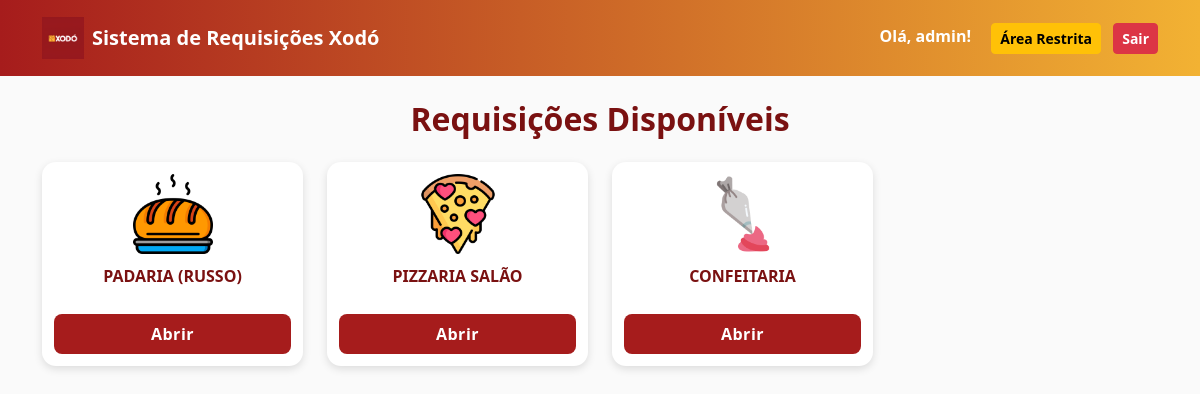
The app's page / (signed in) with its own data.
### core/models.py (models this page shows, shortened)
class Requisition(models.Model):
    name = models.CharField(max_length=100)
    description = models.TextField(blank=True)
    image = models.ImageField(upload_to="requisitions/", null=True, blank=True)
    icon = models.ImageField(upload_to="icons/", null=True, blank=True)
    created_at = models.DateTimeField(auto_now_add=True)

### core/views.py (the view)
# urls.py: path("", views.requisition_list, name="requisition_list"),
@login_required
def requisition_list(request):
    requisitions = Requisition.objects.all()
    pending_orders = 0
    if request.user.is_staff:
        pending_orders = Order.objects.filter(is_read=False).count()
    return render(request, "user/requisition_list.html", {
        "requisitions": requisitions,
        "pending_orders": pending_orders
    })

### core/templates/user/requisition_list.html (shortened to what this page needs)
{% extends "base.html" %}
{% load static %}
{% block content %}
<h2 class="text-center fw-bold mb-4" style="color: var(--xodo-red-dark);">
    Requisições Disponíveis
</h2>
<div class="row g-4">
    {% for req in requisitions %}
    <div class="col-6 col-md-4 col-lg-3">
        <div class="req-card">
            {% if req.icon %}
                <img src="{{ req.icon.url }}" class="req-img" alt="Ícone">
            {% elif req.image %}
                <img src="{{ req.image.url }}" class="req-img" alt="Imagem">
            {% else %}
                <img src="{% static 'default_icon.png' %}" class="req-img">
            {% endif %}
            <div class="req-title">{{ req.name }}</div>
            <a href="{% url 'requisition_detail' req.id %}" class="req-btn">
                Abrir
            </a>
        </div>
    </div>
    {% endfor %}
</div>
{% endblock %}

### core/templates/base.html (shortened to what this page needs)
{% load static %}
<!DOCTYPE html>
<html lang="pt-br">
<head>
    <link href="https://cdn.jsdelivr.net/npm/bootstrap@5.3.3/dist/css/bootstrap.min.css" rel="stylesheet">
</head>
<body>
<nav class="navbar xodo-navbar mb-4">
    <div class="container d-flex justify-content-between">
        <a href="/" class="navbar-brand d-flex align-items-center text-white fw-bold">
            <img src="{% static 'logo_xodo.png' %}" class="xodo-logo me-2">
            Sistema de Requisições Xodó
        </a>
        {% if user.is_authenticated %}
            <div>
                <span class="nav-user me-3">Olá, {{ user.username }}!</span>
                {% if user.is_staff %}
                <a href="/xodo-admin/" class="btn btn-warning btn-sm fw-bold me-2">
                    Área Restrita
                </a>
                {% endif %}
                <a href="/logout/" class="btn btn-danger btn-sm fw-bold">Sair</a>
            </div>
        {% endif %}
    </div>
</nav>
<div class="container mb-5">
    {% block content %}{% endblock %}
</div>
</body>
</html>

### core/templates/base.html (style rules this page uses)
:root { --xodo-red: #a61c1c; --xodo-red-dark: #7a1111; --xodo-yellow: #f2b233; }
body { background: #fafafa; }
.xodo-navbar { background: linear-gradient(90deg, #A61C1C, #F2B233); padding: 12px; }
.xodo-logo { height: 42px; }
.nav-user { font-weight: bold; color: white; }
.req-card { background: white; border-radius: 18px; padding: 18px; box-shadow: 0 4px 10px rgba(0,0,0,.12); text-align: center; transition: .2s; }
.req-card img { height: 80px; object-fit: contain; margin-bottom: 10px; }
.req-title { font-weight: 800; font-size: 1rem; color: var(--xodo-red-dark); height: 40px; }
.req-btn { margin-top: 10px; background: var(--xodo-red); color: white !important; border-radius: 10px; padding: 8px 0; display: block; font-weight: bold; letter-spacing: .5px; }

### core/templates/user/requisition_list.html (style rules this page uses)
.req-card { background: white; border-radius: 14px; padding: 12px; box-shadow: 0 3px 8px rgba(0,0,0,.12); transition: .2s; text-align: center; }
.req-img { width: 100%; height: 90px; object-fit: contain; margin-bottom: 8px; }
.req-title { font-weight: bold; color: var(--xodo-red-dark); margin-bottom: 10px; }
.req-btn { padding: 8px 12px; display: block; background: var(--xodo-red); color: white; border-radius: 8px; text-decoration: none; font-weight: bold; }

### records on screen
Requisition: icon (picture), name "PADARIA (RUSSO)"
Requisition: icon (picture), name "PIZZARIA SALÃO"
Requisition: icon (picture), name "CONFEITARIA"

### other values on screen
{{ user.username }} "admin"
